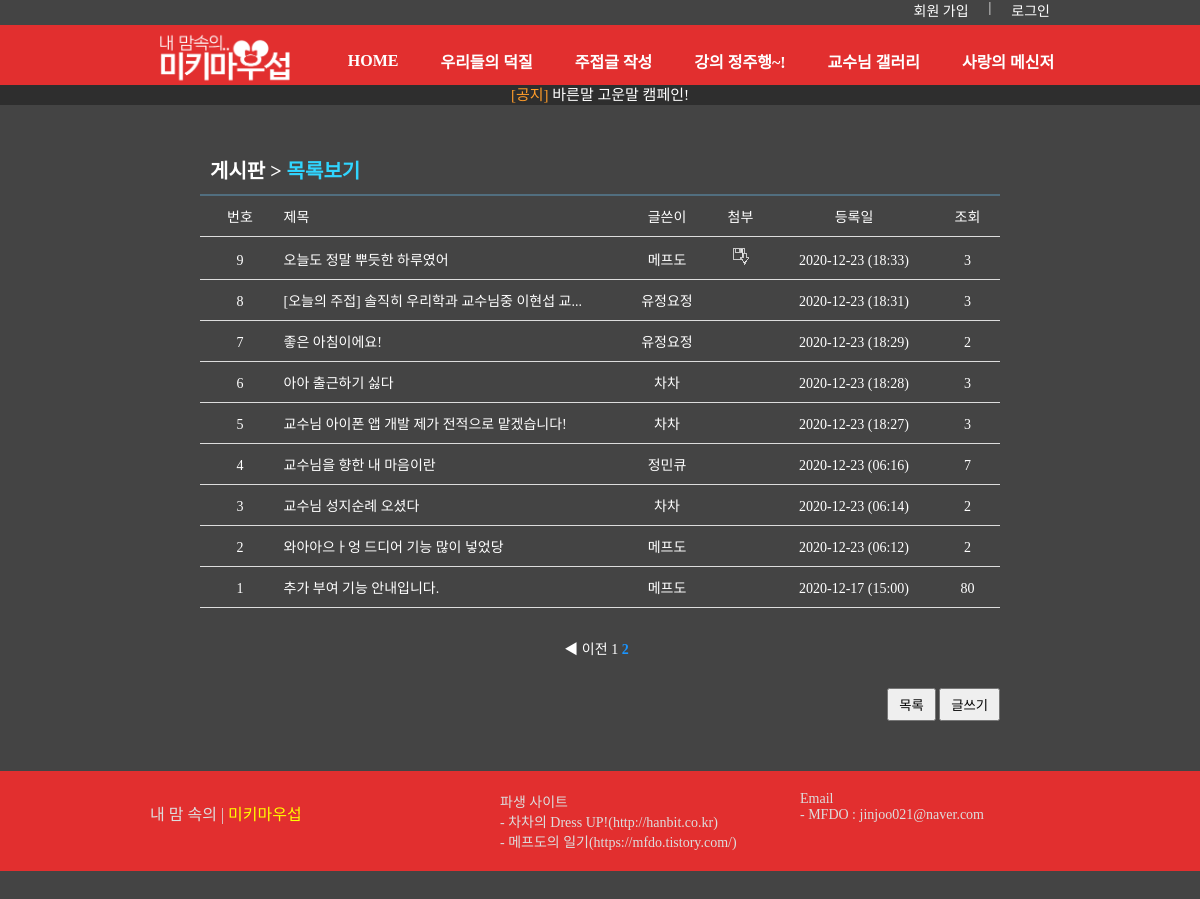
/board_list.php?page=2, run on the app's committed database.
### tables this page shows
CREATE TABLE `board` (
  `num` int(11) NOT NULL,
  `id` char(15) NOT NULL,
  `name` char(10) NOT NULL,
  `subject` char(200) NOT NULL,
  `content` longtext NOT NULL,
  `regist_day` char(20) NOT NULL,
  `hit` int(11) NOT NULL,
  `file_name` char(40) DEFAULT NULL,
  `file_type` char(40) DEFAULT NULL,
  `file_copied` char(40) DEFAULT NULL,
  `page` int(11) DEFAULT NULL
);

### board_list.php (the view, shortened to what this page needs)
<!DOCTYPE html>
<html>
<head>
<link rel="stylesheet" type="text/css" href="./css/common.css">
<link rel="stylesheet" type="text/css" href="./css/board.css">
</head>
<body bgcolor="#444" style="color: #fff">
<header>
    <?php include "header.php";?>
</header>
<section>
   	<div id="board_box">
	    <h3>
	    	게시판 > <a style="color: #30d5ff;"> 목록보기 </a>
		</h3>
	    <ul id="board_list">
				<li>
					<span class="col1">번호</span>
					<span class="col2">제목</span>
					<span class="col3">글쓴이</span>
					<span class="col4">첨부</span>
					<span class="col5">등록일</span>
					<span class="col6">조회</span>
				</li>
<?php
	if (isset($_GET["page"]))
		$page = $_GET["page"];
	else
		$page = 1;
		$con = mysqli_connect("localhost", "mfdo", "wlswn772##", "mfdo");
	$sql = "select * from board order by num desc";
	$result = mysqli_query($con, $sql);
	$total_record = mysqli_num_rows($result);
	$scale = 10;
	if ($total_record % $scale == 0)
		$total_page = floor($total_record/$scale);
	else
		$total_page = floor($total_record/$scale) + 1;
	$start = ($page - 1) * $scale;
	$number = $total_record - $start;
   for ($i=$start; $i<$start+$scale && $i < $total_record; $i++)
   {
      mysqli_data_seek($result, $i);
      $row = mysqli_fetch_array($result);
	  $num         = $row["num"];
	  $name        = $row["name"];
	  $subject     = $row["subject"];
      $regist_day  = $row["regist_day"];
	  $hit         = $row["hit"];
	  if(mb_strlen($subject, "UTF-8") > 28) {
		$subject = mb_substr($row["subject"], 0, 28, "UTF-8");
		$subject .= "...";
	  }
      if ($row["file_name"])
      	$file_image = "<img src='./img/file.gif'>";
      else
      	$file_image = " ";
?>
				<li>
					<span class="col1"><?=$number?></span>
					<span class="col2"><a href="board_view.php?num=<?=$num?>&page=<?=$page?>" style="color: #fff"><?=$subject?></a></span>
					<span class="col3"><?=$name?></span>
					<span class="col4"><?=$file_image?></span>
					<span class="col5"><?=$regist_day?></span>
					<span class="col6"><?=$hit?></span>
				</li>
<?php
   	   $number--;
   }
?>
	    	</ul>
			<ul id="page_num">
<?php
	if ($total_page>=2 && $page >= 2)
	{
		$new_page = $page-1;
		echo "<li><a href='board_list.php?page=$new_page'  style='color: #fff'>◀ 이전</a> </li>";
	}
	else
		echo "<li>&nbsp;</li>";
   	for ($i=1; $i<=$total_page; $i++)
   	{
		if ($page == $i)
		{
			echo "<li style='color: #1a95ff; font-size: 14px;'><b> $i </b></li>";
		}
		else
		{
			echo "<li><a href='board_list.php?page=$i' style='color: #fff'> $i </a><li>";
		}
   	}
   	if ($total_page>=2 && $page != $total_page)
   	{
		$new_page = $page+1;
		echo "<li> <a href='board_list.php?page=$new_page' style='color: #fff'>다음 ▶</a> </li>";
	}
	else
		echo "<li>&nbsp;</li>";
?>
			</ul>
			<ul class="buttons">
				<li><button onclick="location.href='board_list.php'">목록</button></li>
				<li>
<?php
    if($userid) {
?>
					<button onclick="location.href='board_form.php'">글쓰기</button>
<?php
	} else {
?>
					<a href="javascript:alert('로그인 후 이용해 주세요!')"><button>글쓰기</button></a>
<?php
	}
?>
				</li>
			</ul>
	</div>
</section>
<footer>
    <?php include "footer.php";?>
</footer>
</body>
</html>

### css/common.css (style rules this page uses)
* { padding: 0; margin: 0; }
body { font-family: "Nanum Gothic"; font-size: 14px; }
img { border: 0; }
ul { list-style-type: none; }
a { display: inline-block; text-decoration: none; }
a:link { text-decoration:none; color: #222222; }
footer { height: 100px; background-color: #e22f2f; height: 100px; position : relative; transform : translateY(-100%); margin-top: 150px; }

### css/board.css (style rules this page uses)
#board_box { position: relative; width: 800px; margin: 0 auto; }
#board_box h3 { margin-top: 30px; padding: 10px; border-bottom: solid 2px #516e7f; font-size: 20px; }
#board_box .buttons { text-align: right; margin: 20px 0 40px 0; }
#board_box .buttons li { display: inline; }
#board_box .buttons button { padding: 5px 10px; cursor: pointer; }
#board_list li { padding: 10px 0; border-bottom: solid 1px #dddddd; }
#board_list span { display: inline-block; text-align: center; }
#board_list .col1 { width: 80px; }
#board_list .col2 { width: 330px; text-align: left; }
#board_list .col3 { width: 100px; }
#board_list .col4 { width: 40px; }
#board_list .col5 { width: 180px; }
#board_list .col6 { width: 40px; }
#page_num { text-align: center; margin: 30px 0 }
#page_num li { display: inline; }
#board_box { width: 800px; margin: 0 auto; }

### data on the page
board: subject "오늘도 정말 뿌듯한 하루였어", name "메프도", regist_day "2020-12-23 (18:33)", hit "3"
board: subject "[오늘의 주접] 솔직히 우리학과 교수님중 이현섭 교...", name "유정요정", regist_day "2020-12-23 (18:31)", hit "3"
board: subject "좋은 아침이에요!", name "유정요정", regist_day "2020-12-23 (18:29)", hit "2"
board: subject "아아 출근하기 싫다", name "차차", regist_day "2020-12-23 (18:28)", hit "3"
board: subject "교수님 아이폰 앱 개발 제가 전적으로 맡겠습니다!", name "차차", regist_day "2020-12-23 (18:27)", hit "3"
board: subject "교수님을 향한 내 마음이란", name "정민큐", regist_day "2020-12-23 (06:16)", hit "7"
board: subject "교수님 성지순례 오셨다", name "차차", regist_day "2020-12-23 (06:14)", hit "2"
board: subject "와아아으ㅏ엉 드디어 기능 많이 넣었당", name "메프도", regist_day "2020-12-23 (06:12)", hit "2"
board: subject "추가 부여 기능 안내입니다.", name "메프도", regist_day "2020-12-17 (15:00)", hit "80"

### other printed values
$title_list[$i] "바른말 고운말 캠페인!"
